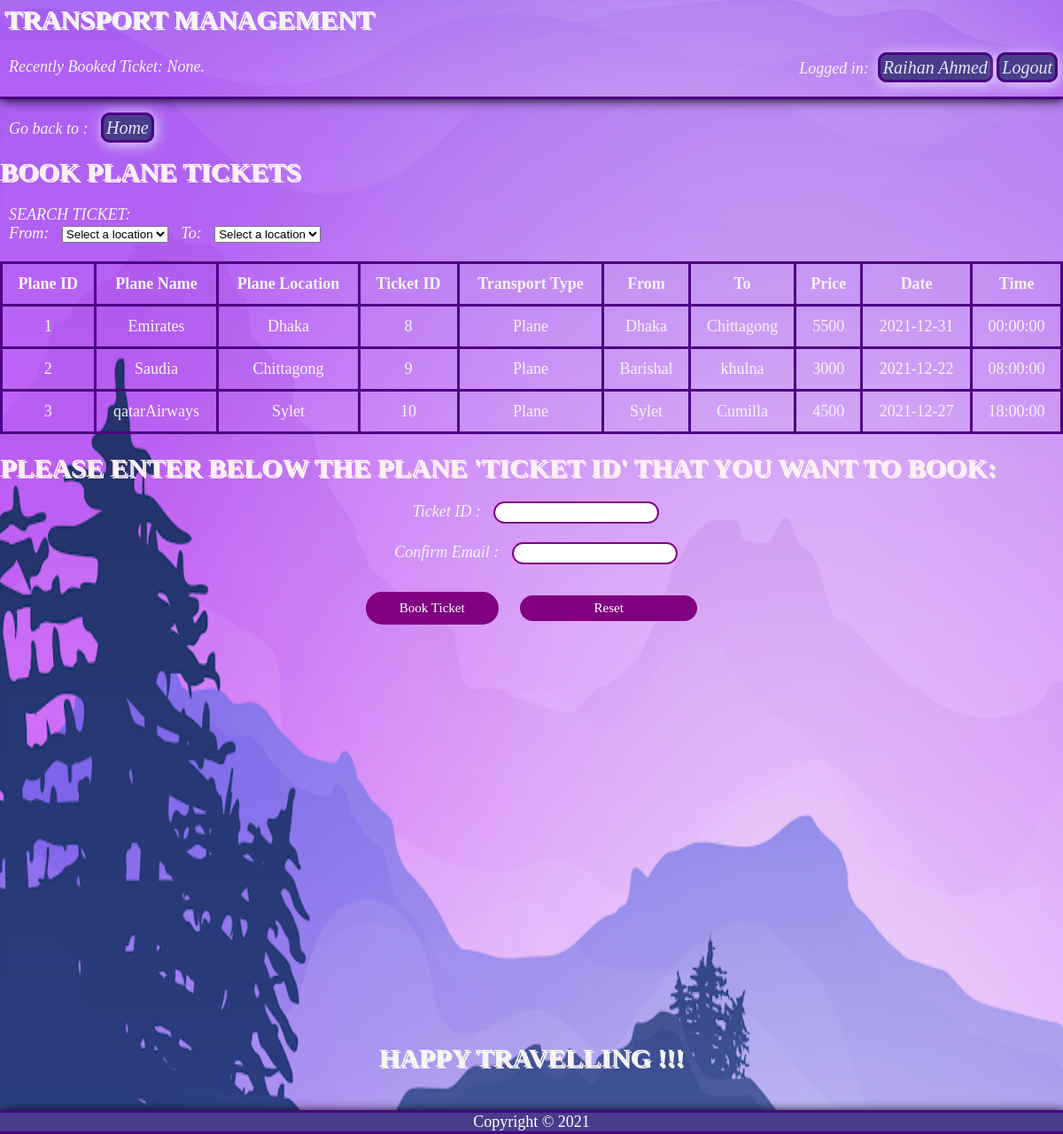
Page /Book_Plane_Tickets.php (signed in) on the committed database.
### tables this page shows
CREATE TABLE `tickets` (
  `ticket_id` int(10) NOT NULL,
  `location_to` varchar(40) NOT NULL,
  `location_from` varchar(40) NOT NULL,
  `date` date NOT NULL,
  `time` time NOT NULL,
  `price` varchar(40) NOT NULL,
  `transportType` varchar(40) NOT NULL,
  `bookedBy` varchar(40) NOT NULL,
  `b_id` int(10) DEFAULT NULL,
  `p_id` int(10) DEFAULT NULL,
  `t_id` int(10) DEFAULT NULL
);

CREATE TABLE `plane` (
  `p_id` int(10) NOT NULL,
  `p_name` varchar(40) NOT NULL,
  `p_location` varchar(40) NOT NULL
);

### Controller/bookPlaneTicketController.php (called while the page is built, shortened)
<?php
require_once 'Model/Model.php';
$conn = db_conn();
$selectQuery = 'SELECT * FROM `tickets` WHERE transportType = "Plane"';
try {
    $stmt = $conn->query($selectQuery);
} catch (PDOException $e) {
    echo $e->getMessage();
}
$rows = $stmt->fetchAll(PDO::FETCH_ASSOC);

### Book_Plane_Tickets.php (the view, shortened to what this page needs)
<!DOCTYPE html>
<html lang="en">
<head>
    <link rel="stylesheet" type="text/css" href="CSS/style.css">
</head>
<body>
    <?php
    include 'Header.php';
    ?>
    <?php require_once 'Controller/bookPlaneTicketController.php'; ?>
    <form method="post">
        <br>
        <label style='color:whitesmoke'>Go back to :</label>
        <a href="Customer_Home.php">Home</a><br><br>
        <h2>BOOK PLANE TICKETS</h2><br>
        <label style='color:whitesmoke'>SEARCH TICKET:</label><br>
        <label style='color:whitesmoke'>From: </label>
        <select name="planeFrom" id="planeFrom" onchange="searchTicketFrom(this.value)">
            <option value="" disabled selected>Select a location</option>
        </select>
        <label style='color:whitesmoke'>To: </label>
        <select name="planeTo" id="planeTo" onchange="searchTicketTo(this.value)">
            <option value="" disabled selected>Select a location</option>
        </select>
        <br><br>
        <div style="overflow:auto;" id="displayTicket">
            <table class="tableStyle">
                <tr>
                    <th>Plane ID</th>
                    <th>Plane Name</th>
                    <th>Plane Location</th>
                    <th>Ticket ID</th>
                    <th>Transport Type</th>
                    <th>From</th>
                    <th>To</th>
                    <th>Price</th>
                    <th>Date</th>
                    <th>Time</th>
                </tr>
                <?php
                foreach ($rows as $i => $tData) {
                    if ($tData['bookedBy'] == "") {
                        $conn = db_conn();
                        $selectQuery = "SELECT * FROM `plane` where p_id = ?";
                        try {
                            $stmt = $conn->prepare($selectQuery);
                            $stmt->execute([$tData["p_id"]]);
                        } catch (PDOException $e) {
                            echo $e->getMessage();
                        }
                        $bData = $stmt->fetch(PDO::FETCH_ASSOC);
                        echo '<tr>
                                <td>' . $bData["p_id"] . '</td>
                                <td>' . $bData["p_name"] . '</td>
                                <td>' . $bData["p_location"] . '</td>
                                <td>' . $tData["ticket_id"] . '</td>
                                <td>' . $tData["transportType"] . '</td>
                                <td>' . $tData["location_from"] . '</td>
                                <td>' . $tData["location_to"] . '</td>
                                <td>' . $tData["price"] . '</td>
                                <td>' . $tData["date"] . '</td>
                                <td>' . $tData["time"] . '</td>
                            </tr>';
                    }
                }
                ?>
            </table>
        </div>
        <br>
        <h2>Please enter below the plane 'Ticket ID' that you want to book:</h2>
        <span style="display:inline-block; width: 100%; text-align:center;">
            <br>
            <div class="row">
                <div class="column">
                    <label style='color:whitesmoke'>Ticket ID :</label>
                    <input type="text" name="ticketId" id="ticketId" onblur="checkTicketId()" onkeyup="checkTicketId()">
                    <br>
                    <br>
                    <label style='color:whitesmoke'>Confirm Email :</label>
                    <input type="text" name="email" id="email" onblur="checkEmail()" onkeyup="checkEmail()">
                    <br>
                </div>
            </div>
            <br>
            <input type="submit" name="submit" value="Book Ticket">
            <input type="reset" name="reset" value="Reset"><br>
        </span>
        <br><br><br><br><br><br><br><br><br><br><br><br><br><br><br><br><br><br><br><br><br><br><br>
        <h1 style="text-align: center;">HAPPY TRAVELLING !!!</h1>
        <br><br>
        <?php include 'Footer.php'; ?>
</body>
</html>

### CSS/style.css (style rules this page uses)
* { margin: 0px; padding: 0px; box-sizing: border-box; }
body { background-color: DarkSlateBlue; background-image: url(../Pictures/backgroundImageDesktop.png); background-repeat: no-repeat; background-size: 160% 160%; background-attachment: fixed; font-size: large; }
a { background-color: DarkSlateBlue; padding: 3px; text-decoration: none; font-style: italic; color: lavender; border: 3px solid Indigo; border-radius: 10px; font-size: 20px; box-shadow: 2px 2px 15px; }
h1 { color: whitesmoke; font-family: "Praise", cursive; text-transform: uppercase; text-shadow: 2px 2px; font-size: 30px; }
h2 { color: lavenderblush; font-family: "Praise", cursive; text-transform: uppercase; text-shadow: 2px 2px; font-size: 30px; }
label { margin: 5px; padding: 5px; font-family: "Praise", cursive; font-size: 18px; font-style: italic; }
input[type="submit"] { margin: 10px; width: 150px; color: white; padding: 5px; font-size: 15px; font-family: "Praise", cursive; border-radius: 100px; border: 5px solid purple; background-color: purple; }
input[type="reset"] { margin: 10px; width: 200px; color: white; padding: 1px; font-size: 15px; font-family: "Praise", cursive; border-radius: 100px; border: 5px solid purple; background-color: purple; }
input[type="text"] { padding: 3px 3px; box-sizing: border-box; border-radius: 100px; border: 2px solid purple; text-align: center; }
.row { display: flex; }
.column { flex: 50%; height: 50%; }
table, th, td { border: 3px solid Indigo; border-collapse: collapse; padding: 12px; text-align: center; border-style: solid; color: whitesmoke; }
.tableStyle { width: 100%; }

### rows in the picture
tickets: p.p_id "1", p.p_name "Emirates", p.p_location "Dhaka", ticket_id "8", transportType "Plane", location_from "Dhaka", location_to "Chittagong", price "5500", date "2021-12-31", time "00:00:00"
tickets: p.p_id "2", p.p_name "Saudia", p.p_location "Chittagong", ticket_id "9", transportType "Plane", location_from "Barishal", location_to "khulna", price "3000", date "2021-12-22", time "08:00:00"
tickets: p.p_id "3", p.p_name "qatarAirways", p.p_location "Sylet", ticket_id "10", transportType "Plane", location_from "Sylet", location_to "Cumilla", price "4500", date "2021-12-27", time "18:00:00"

### other values in the picture
$_SESSION["name"] "Raihan Ahmed"
